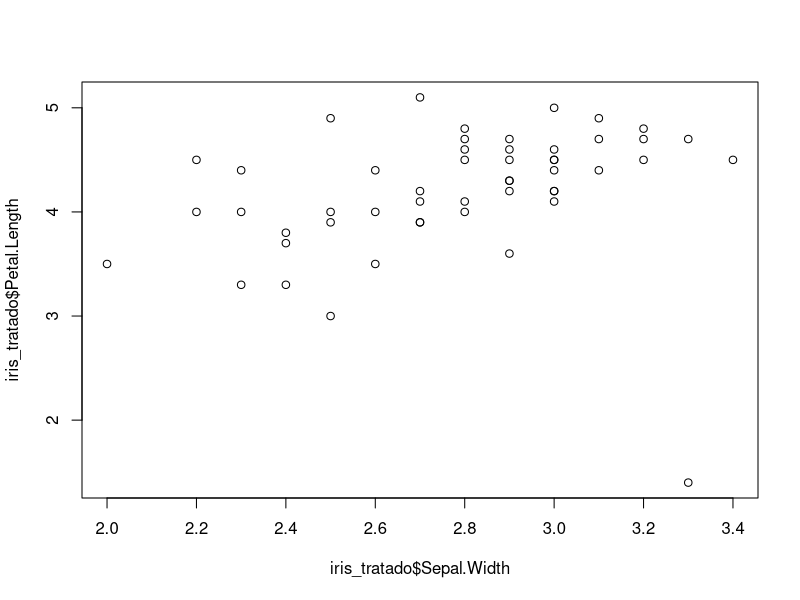

Source code (R):
## ---- chunk 1
#Resposta questão 1

Ana = 8L 
Paulo = 12L

if(Ana > Paulo){
  print("A menina é mais velha")
}else {
  print("O menino é mais velho")
}


ifelse(Ana > Paulo, "A menina é mais velha", "O menino é mais velho")
## ---- chunk 2
#Resposta questão 2
class(BOD)
## ---- chunk 3
#Resposta questão 3
numeros = c(1,2,3,4,5,6,7,8,9,10)

for (i in numeros){
  ifelse(numeros[i]%% 2 == 0,print(i),next)
}
  

## ---- chunk 4
#Resposta questão 4

tail(women, 10)
## ---- chunk 5
#Questão 5

iris_tratado = iris[50:100,]

plot(iris_tratado$Sepal.Width, iris_tratado$Petal.Length)


## ---- chunk 6
#Questão 6

vetor1 = c(1,2,3)
vetor2 = c(4,5,6)

soma = vetor1 + vetor2

soma
## ---- chunk 7
#Resposta questão 7

dim(CO2)
rownames(CO2)
colnames(CO2)
